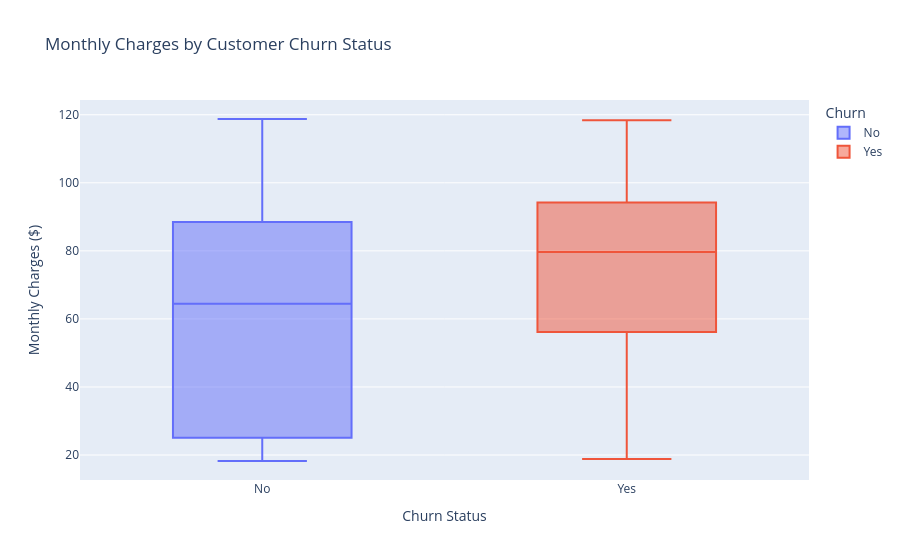

This figure's notebook cell:
### Markdown cell above
## 7. Monthly Charges vs Customer Churn

Pricing is an important factor that can influence customer retention. This analysis examines whether customers with higher monthly charges are more likely to discontinue the service.

### Code cell
fig = px.box(
    df,
    x="Churn",
    y="MonthlyCharges",
    color="Churn",
    title="Monthly Charges by Customer Churn Status"
)

fig.update_layout(
    xaxis_title="Churn Status",
    yaxis_title="Monthly Charges ($)"
)

fig.show()

### Figure 1 — Plotly figure (JSON) as saved in the notebook; plotly's stock layout.template omitted (floating-point values rounded to 4 significant figures; data arrays with more than 128 entries replaced by an {"elided": "..."} marker saying what was removed)
{"data": [{"alignmentgroup": "True", "hovertemplate": "Churn=%{x}<br>MonthlyCharges=%{y}<extra></extra>", "legendgroup": "No", "marker": {"color": "#636efa"}, "name": "No", "notched": false, "offsetgroup": "No", "orientation": "v", "showlegend": true, "type": "box", "x": {"elided": "5163 str values"}, "x0": " ", "xaxis": "x", "y": {"elided": "5163 float values"}, "y0": " ", "yaxis": "y"}, {"alignmentgroup": "True", "hovertemplate": "Churn=%{x}<br>MonthlyCharges=%{y}<extra></extra>", "legendgroup": "Yes", "marker": {"color": "#EF553B"}, "name": "Yes", "notched": false, "offsetgroup": "Yes", "orientation": "v", "showlegend": true, "type": "box", "x": {"elided": "1869 str values"}, "x0": " ", "xaxis": "x", "y": {"elided": "1869 float values"}, "y0": " ", "yaxis": "y"}], "layout": {"boxmode": "overlay", "legend": {"title": {"text": "Churn"}, "tracegroupgap": 0}, "title": {"text": "Monthly Charges by Customer Churn Status"}, "xaxis": {"anchor": "y", "categoryarray": ["No", "Yes"], "categoryorder": "array", "domain": [0, 1], "title": {"text": "Churn Status"}}, "yaxis": {"anchor": "x", "domain": [0, 1], "title": {"text": "Monthly Charges ($)"}}}}
